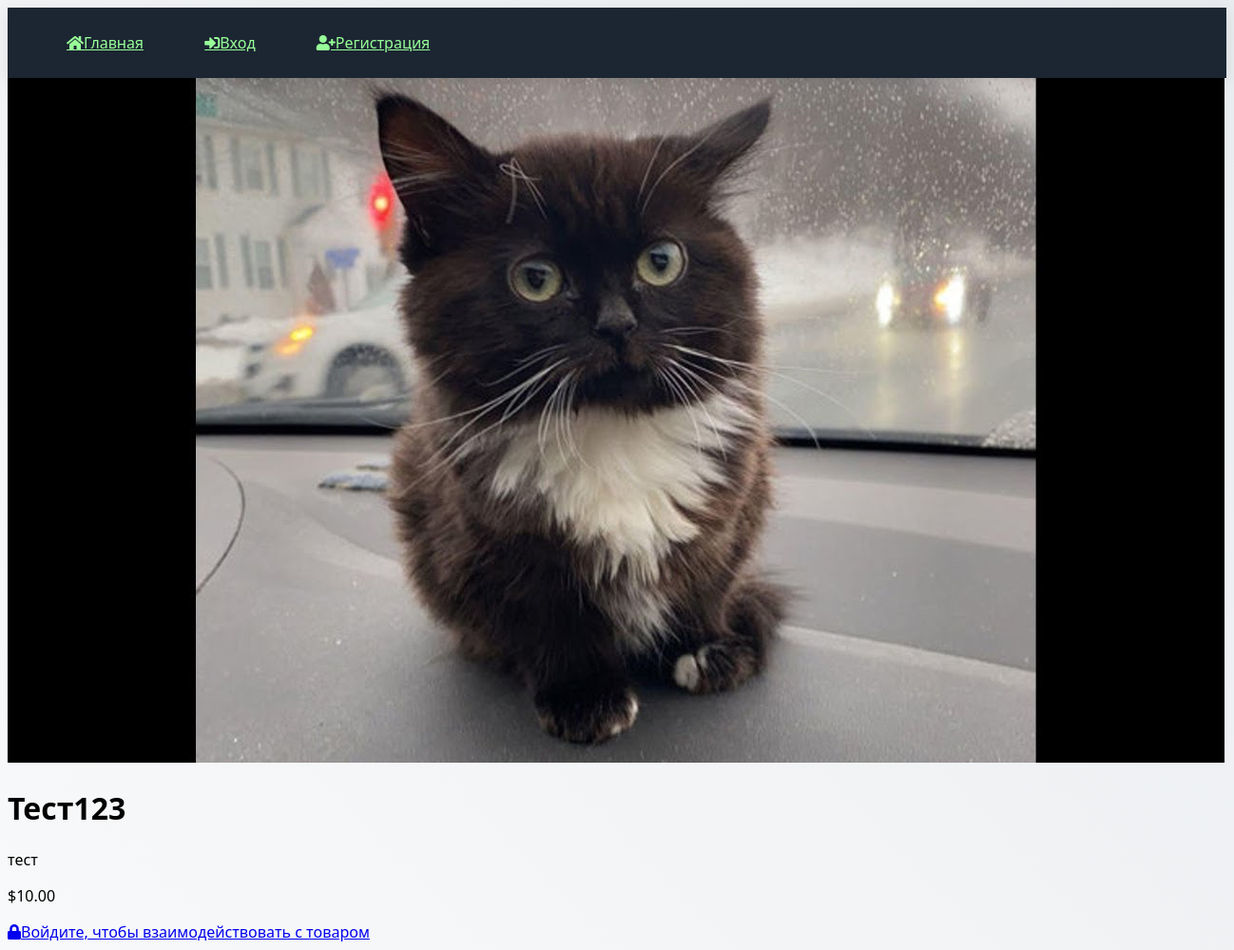
Page /product/1 on the committed database.
### models.py (models this page shows)
class Product(db.Model):
    id = db.Column(db.Integer, primary_key=True)
    name = db.Column(db.String(100))
    description = db.Column(db.Text)
    price = db.Column(db.Float)
    image = db.Column(db.String(100))

### app.py (the view)
@app.route('/product/<int:id>')
def product(id):
    product = Product.query.get_or_404(id)
    return render_template('product.html', product=product)

### templates/product.html
{% extends "base.html" %}
{% block content %}
<div class="product-details">
    <img src="{{ url_for('static', filename=product.image) }}"
         alt="{{ product.name }}"
         class="product-image">
    <div class="product-info">
        <h1>{{ product.name }}</h1>
        <p class="description">{{ product.description }}</p>
        <p class="price">${{ "%.2f"|format(product.price) }}</p>
        {% if current_user.is_authenticated %}
        <div class="product-actions">
            <button class="btn btn-primary"
                    onclick="window.location='{{ url_for('add_to_favourite', product_id=product.id) }}'">
                <i class="fas fa-heart"></i> В избранное
            </button>
            <button class="btn btn-success"
                    onclick="window.location='{{ url_for('add_to_cart', id=product.id) }}'">
                <i class="fas fa-cart-plus"></i> В корзину
            </button>
        </div>
        {% else %}
        <a href="{{ url_for('login') }}" class="alert-link">
            <i class="fas fa-lock"></i> Войдите, чтобы взаимодействовать с товаром
        </a>
        {% endif %}
    </div>
</div>
{% endblock %}

### static/style.css (style rules this page uses)
:root { --primary: #42314b; --secondary: #00fcfc; --accent: #f87858; --dark: #1b2632; }
body { background: linear-gradient(45deg, #f8f9fa, #e9ecef); font-family: 'Segoe UI', system-ui, -apple-system; }
a, .btn { transition: all 0.3s ease; display: inline-flex; align-items: center; justify-content: center; }

### rows in the picture
Product: image (picture), name "Тест123", description "тест", price "10.00"
